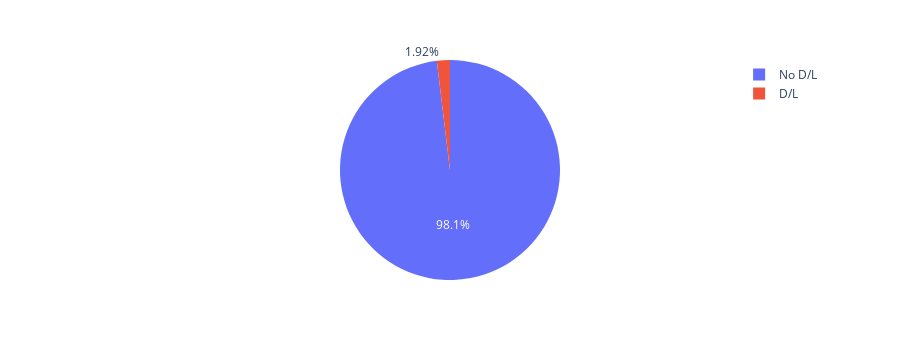

Source (notebook cell):
### Markdown cell above
#### 43 In 98.7% matches there is no required of super over,while 1.28% match get tie and winner was decided using super over.

### Code cell
px.pie(ipl_df,"method")

### Figure 1 — Plotly figure (JSON) as saved in the notebook; plotly's stock layout.template omitted (floating-point values rounded to 4 significant figures; data arrays with more than 128 entries replaced by an {"elided": "..."} marker saying what was removed)
{"data": [{"domain": {"x": [0, 1], "y": [0, 1]}, "hovertemplate": "method=%{label}<extra></extra>", "labels": {"elided": "1095 str values"}, "legendgroup": "", "name": "", "showlegend": true, "type": "pie"}], "layout": {"autosize": true, "height": 360, "legend": {"tracegroupgap": 0}, "margin": {"t": 60}}}
